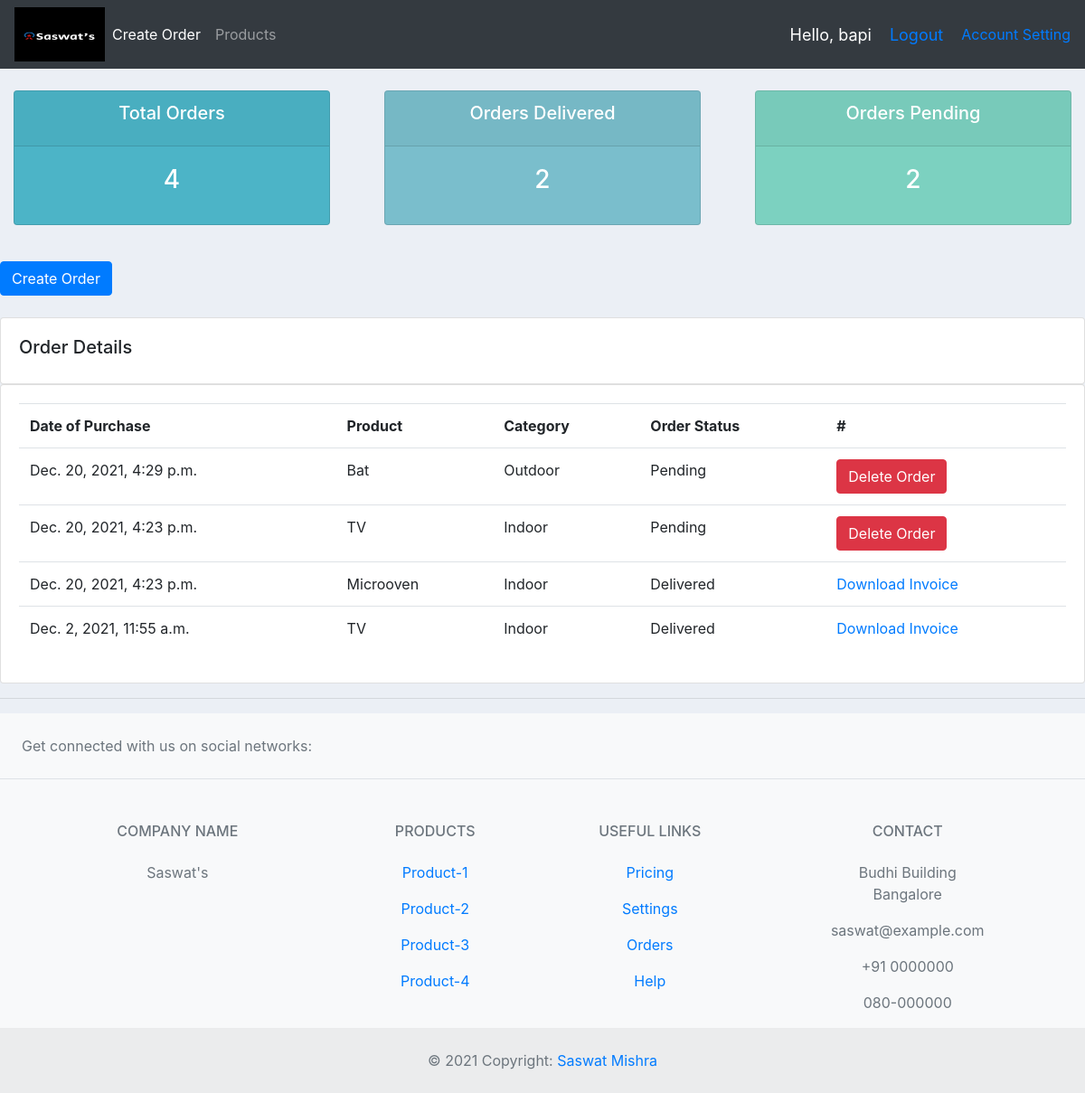
The app's page /userpage (signed in) with its own data.
### accounts/models.py (models this page shows, shortened)
class Order(models.Model):
    STATUS = (
        ('Pending', 'Pending'),
        ('Out for delivery', 'Out for delivery'),
        ('Delivered', 'Delivered')
    )
    customer = models.ForeignKey(Customer, null = True, on_delete=models.SET_NULL)
    product = models.ForeignKey(Product,null=True, on_delete=models.SET_NULL)
    date_created = models.DateTimeField(auto_now_add=True, null=True)
    status = models.CharField(max_length=100, choices=STATUS, default='Pending', null=True)

class Product(models.Model):
    CATEGORY = (
        ('Indoor', 'Indoor'),
        ('Outdoor', 'Outdoor')
    )
    name = models.CharField(max_length=200, null=True)
    price = models.FloatField(null=True)
    category = models.CharField(max_length=200, choices = CATEGORY,null=True)
    description = models.CharField(max_length=500, null=True)
    product_pic = models.ImageField(default ='default-product.png', null=True, blank=True)
    date_created = models.DateTimeField(auto_now_add=True, null=True)
    tags = models.ManyToManyField(Tag)
    def __str__(self):
        return self.name

### accounts/decorators.py (the view)
        def wrapper_func(request, *args, **kwargs):
            group = None
            if request.user.groups.exists():
                group = request.user.groups.all()[0].name
                if group in allowed_roles:
                    return view_func(request, *args, **kwargs)
                else:
                    return HttpResponse('You are not allowed to visit this page')

### accounts/views.py (called while the page is built)
@login_required(login_url='login')
@allowed_users(allowed_roles=['customer'])
def userPage(request):
    orders = request.user.customer.order_set.all().order_by('-date_created')
    total_order = orders.count()
    delivered = orders.filter(status ='Delivered').count()
    pending = orders.filter(status = 'Pending').count()
    context = {"orders": orders, "total_order": total_order, "delivered": delivered, "pending": pending}
    return render(request, 'userpage.html', context)

### accounts/templates/userpage.html (shortened to what this page needs)
{% extends 'main.html' %}
{% block content %}
<br>
<div class="row">
	<div class="col">
		<div class="col-md">
			<div class="card text-center text-white  mb-3" id="total-orders">
			  	<div class="card-header">
			  		<h5 class="card-title">Total Orders</h5>
			  	</div>
			  	<div class="card-body">
			    	<h3 class="card-title">{{total_order}}</h3>
			  	</div>
			</div>
		</div>
	</div>
	<div class="col">
		<div class="col-md">
			<div class="card text-center text-white  mb-3" id="orders-delivered">
			  	<div class="card-header">
			  		<h5 class="card-title">Orders Delivered</h5>
			  	</div>
			  	<div class="card-body">
			    	<h3 class="card-title">{{delivered}}</h3>
			  	</div>
			</div>
		</div>
	</div>
	<div class="col">
		<div class="col-md">
			<div class="card text-center text-white  mb-3" id="orders-pending">
			  	<div class="card-header">
			  		<h5 class="card-title">Orders Pending</h5>
			  	</div>
			  	<div class="card-body">
			    	<h3 class="card-title">{{pending}}</h3>
			  	</div>
			</div>
		</div>
	</div>
</div>
<br>
<a class="btn btn-primary" href="{% url 'create_order' request.user.id %}">Create Order</a>
<br>
<br>
		<div class="row">
			<div class="col-md">
				<div class="card card-body">
					<h5>Order Details</h5>
				</div>
				<div class="card card-body">
					<table class="table">
						<tr>
                            <th>Date of Purchase</th>
							<th>Product</th>
							<th>Category</th>
                            <th>Order Status</th>
							<th>#</th>
						</tr>
						{% for order in orders %}
						<tr>
                            <td>{{order.date_created}} </td>
							<td>{{order.product}} </td>
							<td>{{order.product.category}} </td>
                            <td>{{order.status}} </td>
							{% if order.status != 'Delivered' %}
							<td><a class="btn btn-danger" href="{% url 'delete_order' order.id %}">Delete Order</a></td>
							{% else %}
							<td><a href="">Download Invoice</a> </td>
							{% endif %}
						</tr>
						{% endfor %}
					</table>
				</div>
			</div>
		</div>
{% endblock %}

### accounts/templates/nav.html (shortened to what this page needs)
{% load static %}
    <nav class="navbar navbar-expand-lg navbar-dark bg-dark">
        <img class="saswat-logo6" src="{% static 'images/saswat-logo6.png'%}" alt="logo6" height="60" width="100">
        <div class="collapse navbar-collapse" id="navbarNavAltMarkup">
          <div class="navbar-nav">
            {% if request.user.groups.all.0.name == 'admin' %}
            <a class="nav-item nav-link active" href="/"> Dashboard </a>
            {% else %}
            <a class="nav-item nav-link active" href="{% url 'create_order' request.user.id %}"> Create Order </a>
            {% endif %}
            <a class="nav-item nav-link" href="{% url 'products' %}">Products</a>
          </div>
        </div>
          {% if user.is_authenticated %}
          <span class="hello-user">Hello, {{request.user}}</span>
        <span class="hello-user"><a href="{% url 'logout' %}">Logout</a></span>
        <span class="settings"><a href="{% url 'settings' %}">Account Setting</a></span>
        {% else %}
        <span class="hello-user"><a href="{% url 'login' %}">Login</a></span>
        {% endif %}
      </nav>

### static/css/main.css (style rules this page uses)
body { background-color: #ebeff5; }
#total-orders { background-color: #4cb4c7; }
#orders-delivered { background-color: #7abecc; }
#orders-pending { background-color: #7CD1C0; }

### accounts/templates/nav.html (style rules this page uses)
.hello-user { font-size: 18px; color: #fff; margin-right: 20px; }

### records on screen
Order: date_created "Dec. 20, 2021, 4:29 p.m.", product "Bat", product.category "Outdoor", status "Pending", shows "Delete Order"
Order: date_created "Dec. 20, 2021, 4:23 p.m.", product "TV", product.category "Indoor", status "Pending", shows "Delete Order"
Order: date_created "Dec. 20, 2021, 4:23 p.m.", product "Microoven", product.category "Indoor", status "Delivered", shows "Download Invoice"
Order: date_created "Dec. 2, 2021, 11:55 a.m.", product "TV", product.category "Indoor", status "Delivered", shows "Download Invoice"

### other values on screen
{{ request.user }} "bapi"
{{ total_order }} "4"
{{ delivered }} "2"
{{ pending }} "2"
